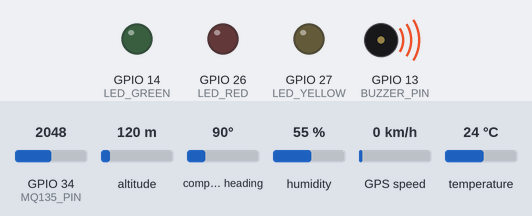
Simulated run of this sketch. Board: ESP32. On the bench: output pins drawn as LEDs (lit = HIGH), buzzer (waves = sounding, pin HIGH). Inputs (shaded band) come from the test bench; at power-on: GPIO 34 (MQ135_PIN) = 2048, altitude 120 m, compass heading 90°, humidity 55 %, GPS speed 0 km/h, temperature 24 °C. WiFi joins after 1.5 s; servers stay silent unless stated; uploads are accepted with an empty reply; the GPS gets a fix after 3 s at 37.7749, -122.4194 with 8 satellites; what the sketch prints to the serial monitor is not drawn.

Above: at 0.1 s.
At 2.6 s:
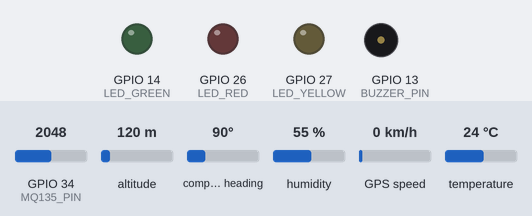
At 42.1 s:
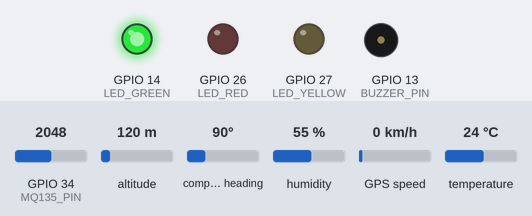
Timing chart, 0 to 42.4 s (numbered marks = the images above):
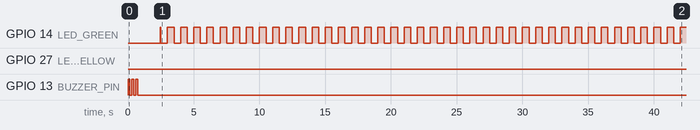

Measured:
- by itself, GPIO 14 (LED_GREEN): repeats every 1.0 s: LOW 0.50 s, HIGH 0.50 s

The sketch:

SAMVED_ESP32.ino
```cpp
#include <DHT.h>
#include <WiFi.h>
#include <HTTPClient.h>
#include <TinyGPS++.h>

// ============================================================
//    FIREBASE CONFIG
// ============================================================
const char* WIFI_SSID     = "Airtel_Rutu..";
const char* WIFI_PASSWORD = "Shilpa#2011";

// ✅ FIX: Write to activeSession node (single overwrite, not push)
//    Old: .../sensorData.json          + POST → new key every 2s (thousands of nodes!)
//    New: .../sensorData/activeSession.json + PUT → always overwrites same node
const char* FIREBASE_URL  =
  "https://samved-63bda-default-rtdb.asia-southeast1.firebasedatabase.app"
  "/sensorData/activeSession.json";

// ============================================================
//  PIN CONFIG
// ============================================================
#define DHTPIN          4
#define DHTTYPE         DHT11
#define MQ135_PIN       34
#define BUZZER_PIN      13
#define LED_RED         26
#define LED_YELLOW      27
#define LED_GREEN       14

// GPS PINS (ESP32 Hardware Serial 2)
#define GPS_RX_PIN      16
#define GPS_TX_PIN      17
#define GPS_BAUD        9600

// ============================================================
//  TIMING
// ============================================================
#define WARMUP_MS             60000UL
#define CALIBRATION_SAMPLES   60
#define CALIBRATION_INTERVAL  500UL
#define SENSOR_INTERVAL       2000UL
#define ALERT_COOLDOWN        5000UL
#define RECALIBRATE_EVERY     300000UL

// ============================================================
//  DYNAMIC THRESHOLDS
// ============================================================
#define WARNING_OFFSET    40
#define DANGER_OFFSET     110
#define TEMP_DANGER       40.0f

// ============================================================
//  BUZZER PATTERNS
// ============================================================
#define PASSIVE_BUZZER    false
#define BUZZER_FREQ       2000
#define DANGER_BEEP_ON    100UL
#define DANGER_BEEP_OFF   100UL
#define WARNING_BEEP_ON   300UL
#define WARNING_BEEP_OFF  700UL

// ============================================================
//  STATE MACHINE
// ============================================================
enum SystemState { STATE_WARMUP, STATE_CALIBRATING, STATE_MONITORING, STATE_RECALIBRATING };
enum SafetyState { SAFE, WARNING, DANGER };

SystemState systemState = STATE_WARMUP;
SafetyState safetyState = SAFE;

// ============================================================
//  GLOBALS
// ============================================================
DHT dht(DHTPIN, DHTTYPE);

TinyGPSPlus  gps;
HardwareSerial gpsSerial(2);

double  gpsLat      = 0.0;
double  gpsLng      = 0.0;
double  gpsSpeedKph = 0.0;
int     gpsSats     = 0;
bool    gpsFixed    = false;

int   dynamicBaseline   = 0;
int   GAS_WARNING_LEVEL = 800;
int   GAS_DANGER_LEVEL  = 870;
long  calibSum          = 0;
int   calibCount        = 0;
unsigned long lastCalibSample  = 0;
unsigned long lastRecalibTime  = 0;
unsigned long startupTime      = 0;
unsigned long lastSensorRead   = 0;
unsigned long lastAlertPrint   = 0;
unsigned long buzzerToggleTime = 0;

bool buzzerOn = false;

#define ROLLING_SIZE 5
int rollingBuf[ROLLING_SIZE] = {0};
int rollingIdx   = 0;
bool rollingFull = false;

// ============================================================
//  READ GPS (non-blocking, called every loop tick)
// ============================================================
void readGPS() {
  while (gpsSerial.available() > 0) {
    gps.encode(gpsSerial.read());
  }
  if (gps.location.isValid() && gps.location.age() < 2000) {
    gpsLat      = gps.location.lat();
    gpsLng      = gps.location.lng();
    gpsSpeedKph = gps.speed.kmph();
    gpsSats     = gps.satellites.value();
    gpsFixed    = true;
  } else {
    gpsFixed = false;
  }
}

// ============================================================
//  SEND DATA TO FIREBASE
//  ✅ KEY CHANGES vs old code:
//    1. Uses http.PUT() instead of http.POST()
//       → PUT overwrites sensorData/activeSession every 2s
//       → POST was creating a new auto-key node every 2s (the bug)
//    2. Adds "gasDiff" field (was computed locally but never sent)
//    3. Adds "timestamp" (millis-based, helps dashboard know data freshness)
// ============================================================
void sendToFirebase(float temp, float hum, int gas, int rawGas, int diff, String status) {
  if (WiFi.status() != WL_CONNECTED) {
    Serial.println("⚠️  WiFi not connected — skipping Firebase upload");
    return;
  }

  HTTPClient http;
  http.begin(FIREBASE_URL);
  http.addHeader("Content-Type", "application/json");

  // Build JSON payload
  // Field names must match WorkerDashboard.jsx exactly
  String payload = "{";
  payload += "\"temperature\":"  + String(temp, 2)          + ",";
  payload += "\"humidity\":"     + String(hum,  2)          + ",";
  payload += "\"gasLevel\":"     + String(gas)              + ",";  // rolling avg
  payload += "\"gasRaw\":"       + String(rawGas)           + ",";  // instantaneous
  payload += "\"gasDiff\":"      + String(diff)             + ",";  // ✅ NEW: gas - baseline
  payload += "\"baseline\":"     + String(dynamicBaseline)  + ",";
  payload += "\"status\":\""     + status                   + "\",";

  // GPS fields
  if (gpsFixed) {
    payload += "\"latitude\":"   + String(gpsLat,      6)  + ",";
    payload += "\"longitude\":"  + String(gpsLng,      6)  + ",";
    payload += "\"speedKph\":"   + String(gpsSpeedKph, 1)  + ",";
    payload += "\"satellites\":" + String(gpsSats)         + ",";
    payload += "\"gpsFixed\":true,";
  } else {
    payload += "\"gpsFixed\":false,";
  }

  payload += "\"uptime\":"       + String(millis() / 1000);
  payload += "}";

  // ✅ PUT replaces the node completely — no duplicate keys, no history buildup
  int responseCode = http.PUT(payload);

  if (responseCode == 200) {
    Serial.println("☁️  Firebase: activeSession updated ✅");
  } else {
    Serial.print("☁️  Firebase Error: ");
    Serial.println(responseCode);
  }

  http.end();
}

// ============================================================
//  BUZZER
// ============================================================
void buzzOn() {
#if PASSIVE_BUZZER
  tone(BUZZER_PIN, BUZZER_FREQ);
#else
  digitalWrite(BUZZER_PIN, HIGH);
#endif
  buzzerOn = true;
}

void buzzOff() {
#if PASSIVE_BUZZER
  noTone(BUZZER_PIN);
#else
  digitalWrite(BUZZER_PIN, LOW);
#endif
  buzzerOn = false;
}

void silenceBuzzer() { buzzOff(); buzzerToggleTime = millis(); }

void handleBuzzer(unsigned long onMs, unsigned long offMs) {
  unsigned long now = millis();
  if (buzzerOn  && now - buzzerToggleTime >= onMs)  { buzzOff(); buzzerToggleTime = now; }
  if (!buzzerOn && now - buzzerToggleTime >= offMs)  { buzzOn();  buzzerToggleTime = now; }
}

// ============================================================
//  LEDs
// ============================================================
void setLEDs(bool red, bool yellow, bool green) {
  digitalWrite(LED_RED,    red    ? HIGH : LOW);
  digitalWrite(LED_YELLOW, yellow ? HIGH : LOW);
  digitalWrite(LED_GREEN,  green  ? HIGH : LOW);
}

// ============================================================
//  ROLLING AVERAGE
// ============================================================
int rollingAverage(int newVal) {
  rollingBuf[rollingIdx] = newVal;
  rollingIdx = (rollingIdx + 1) % ROLLING_SIZE;
  if (rollingIdx == 0) rollingFull = true;
  int count = rollingFull ? ROLLING_SIZE : rollingIdx;
  long sum = 0;
  for (int i = 0; i < count; i++) sum += rollingBuf[i];
  return (int)(sum / count);
}

// ============================================================
//  CALIBRATION
// ============================================================
void applyThresholds(int baseline) {
  dynamicBaseline   = baseline;
  GAS_WARNING_LEVEL = baseline + WARNING_OFFSET;
  GAS_DANGER_LEVEL  = baseline + DANGER_OFFSET;

  Serial.println("\n╔══════════════════════════════════╗");
  Serial.println("║      📐 CALIBRATION RESULT       ║");
  Serial.println("╠══════════════════════════════════╣");
  Serial.print  ("║  Baseline  : "); Serial.println(baseline);
  Serial.print  ("║  WARNING > : "); Serial.println(GAS_WARNING_LEVEL);
  Serial.print  ("║  DANGER  > : "); Serial.println(GAS_DANGER_LEVEL);
  Serial.println("╚══════════════════════════════════╝\n");
}

// ============================================================
//  SETUP
// ============================================================
void setup() {
  Serial.begin(115200);
  dht.begin();

  gpsSerial.begin(GPS_BAUD, SERIAL_8N1, GPS_RX_PIN, GPS_TX_PIN);
  Serial.println("📡 GPS Serial started on UART2 (RX=16, TX=17)");

  pinMode(BUZZER_PIN, OUTPUT);
  pinMode(LED_RED,    OUTPUT);
  pinMode(LED_YELLOW, OUTPUT);
  pinMode(LED_GREEN,  OUTPUT);
  digitalWrite(BUZZER_PIN, LOW);
  setLEDs(false, false, false);

  Serial.println("🔔 Buzzer self-test...");
  for (int i = 0; i < 3; i++) { buzzOn(); delay(150); buzzOff(); delay(150); }
  Serial.println("✅ Buzzer OK");

  Serial.print("📶 Connecting to WiFi: ");
  Serial.println(WIFI_SSID);
  WiFi.begin(WIFI_SSID, WIFI_PASSWORD);

  int attempts = 0;
  while (WiFi.status() != WL_CONNECTED && attempts < 20) {
    delay(500); Serial.print("."); attempts++;
  }

  if (WiFi.status() == WL_CONNECTED) {
    Serial.println("\n✅ WiFi Connected! IP: " + WiFi.localIP().toString());
  } else {
    Serial.println("\n⚠️  WiFi Failed — running offline mode");
  }

  startupTime = millis();

  Serial.println("\n╔══════════════════════════════════╗");
  Serial.println("║   🛡️  Smart Safety System v2.3   ║");
  Serial.println("║  activeSession Firebase mode     ║");
  Serial.println("║  + NEO-6M GPS Tracking           ║");
  Serial.println("╚══════════════════════════════════╝");
  Serial.println("⏳ Phase 1: MQ135 warm-up (60s)...\n");
}

// ============================================================
//  LOOP
// ============================================================
void loop() {
  unsigned long now = millis();

  // Always read GPS in background (non-blocking)
  readGPS();

  // ── PHASE 1 — WARM-UP ──────────────────────────────────
  if (systemState == STATE_WARMUP) {
    long remaining = (long)(WARMUP_MS - (now - startupTime));
    digitalWrite(LED_GREEN, (now / 500) % 2 == 0 ? HIGH : LOW);

    static unsigned long lastWarmupPrint = 0;
    if (now - lastWarmupPrint >= 10000UL) {
      lastWarmupPrint = now;
      Serial.print("⏳ Warm-up: ");
      Serial.print(max(remaining / 1000L, 0L));
      Serial.println("s remaining...");
    }

    if (remaining <= 0) {
      setLEDs(false, false, false);
      systemState    = STATE_CALIBRATING;
      calibSum       = 0;
      calibCount     = 0;
      lastCalibSample = now;
      Serial.println("\n🔬 Phase 2: Calibrating baseline (30s)...");
    }
    return;
  }

  // ── PHASE 2 — CALIBRATION ──────────────────────────────
  if (systemState == STATE_CALIBRATING) {
    digitalWrite(LED_YELLOW, (now / 250) % 2 == 0 ? HIGH : LOW);

    if (now - lastCalibSample >= CALIBRATION_INTERVAL) {
      lastCalibSample = now;
      calibSum += analogRead(MQ135_PIN);
      calibCount++;
      if (calibCount % 10 == 0) {
        Serial.print("   📊 Progress: ");
        Serial.print((calibCount * 100) / CALIBRATION_SAMPLES);
        Serial.println("%");
      }
      if (calibCount >= CALIBRATION_SAMPLES) {
        applyThresholds((int)(calibSum / calibCount));
        lastRecalibTime = now;
        rollingIdx = 0; rollingFull = false;
        for (int i = 0; i < ROLLING_SIZE; i++) rollingBuf[i] = 0;
        setLEDs(false, false, true);
        systemState = STATE_MONITORING;
        Serial.println("✅ Phase 3: Monitoring started!\n");
      }
    }
    return;
  }

  // ── AUTO-RECALIBRATION TRIGGER ──────────────────────────
  if (systemState == STATE_MONITORING && safetyState == SAFE &&
      now - lastRecalibTime >= RECALIBRATE_EVERY) {
    systemState = STATE_RECALIBRATING;
    calibSum = 0; calibCount = 0; lastCalibSample = now;
    Serial.println("\n🔄 Auto-recalibrating in background (30s)...\n");
  }

  // ── RECALIBRATION SAMPLES ───────────────────────────────
  if (systemState == STATE_RECALIBRATING) {
    if (now - lastCalibSample >= CALIBRATION_INTERVAL) {
      lastCalibSample = now;
      calibSum += analogRead(MQ135_PIN);
      calibCount++;
      if (calibCount >= CALIBRATION_SAMPLES) {
        int   newBaseline = (int)(calibSum / calibCount);
        float drift       = abs(newBaseline - dynamicBaseline) / (float)dynamicBaseline;
        if (drift < 0.15f) { applyThresholds(newBaseline); Serial.println("✅ Auto-recalibration accepted.\n"); }
        else               { Serial.println("⚠️  Recalibration rejected — keeping old baseline.\n"); }
        lastRecalibTime = now;
        systemState     = STATE_MONITORING;
      }
    }
  }

  // ── PHASE 3 — READ & SEND SENSORS every 2s ─────────────
  if (now - lastSensorRead >= SENSOR_INTERVAL) {
    lastSensorRead = now;

    float temp   = dht.readTemperature();
    float hum    = dht.readHumidity();
    int   rawGas = analogRead(MQ135_PIN);

    if (isnan(temp) || isnan(hum)) {
      Serial.println("⚠️  DHT read failed — retrying...");
      return;
    }

    int gas  = rollingAverage(rawGas);
    int diff = gas - dynamicBaseline;   // ✅ now sent to Firebase as gasDiff

    SafetyState newSafety;
    if      (gas > GAS_DANGER_LEVEL || temp > TEMP_DANGER) newSafety = DANGER;
    else if (gas > GAS_WARNING_LEVEL)                       newSafety = WARNING;
    else                                                    newSafety = SAFE;

    bool stateChanged = (newSafety != safetyState);
    bool cooldownDone = (now - lastAlertPrint >= ALERT_COOLDOWN);

    if (stateChanged || cooldownDone) {
      safetyState    = newSafety;
      lastAlertPrint = now;

      String statusStr;
      switch (safetyState) {
        case DANGER:  statusStr = "DANGER";  break;
        case WARNING: statusStr = "WARNING"; break;
        default:      statusStr = "SAFE";    break;
      }

      Serial.println("─────────────────────────────────────");
      Serial.print("⏱  Uptime    : "); Serial.print(now / 1000); Serial.println("s");
      Serial.print("🌡  Temp      : "); Serial.print(temp, 1);    Serial.println(" °C");
      Serial.print("💧 Humid     : "); Serial.print(hum,  1);    Serial.println(" %");
      Serial.print("🧪 Gas Raw   : "); Serial.println(rawGas);
      Serial.print("📈 Gas Avg   : "); Serial.println(gas);
      Serial.print("📊 Gas Diff  : "); Serial.println(diff);
      Serial.print("📐 Baseline  : "); Serial.println(dynamicBaseline);

      if (gpsFixed) {
        Serial.print("📍 GPS       : ");
        Serial.print(gpsLat, 6); Serial.print(", "); Serial.println(gpsLng, 6);
        Serial.print("🚗 Speed     : "); Serial.print(gpsSpeedKph, 1); Serial.println(" km/h");
        Serial.print("🛰  Sats      : "); Serial.println(gpsSats);
      } else {
        Serial.println("📍 GPS       : Waiting for fix...");
        Serial.print  ("🛰  Chars rcvd: "); Serial.println(gps.charsProcessed());
      }

      switch (safetyState) {
        case DANGER:
          Serial.println("🚨 STATUS    : !! DANGER !!");
          setLEDs(true, false, false);
          buzzOn(); buzzerToggleTime = now;
          break;
        case WARNING:
          Serial.println("⚠️  STATUS    : WARNING");
          setLEDs(false, true, false);
          buzzOn(); buzzerToggleTime = now;
          break;
        case SAFE:
          Serial.println("✅ STATUS    : SAFE");
          setLEDs(false, false, true);
          silenceBuzzer();
          break;
      }

      // ✅ Send to Firebase — PUT to activeSession, includes gasDiff
      sendToFirebase(temp, hum, gas, rawGas, diff, statusStr);
    }
  }

  // ── BUZZER PATTERN ──────────────────────────────────────
  if      (safetyState == DANGER)  handleBuzzer(DANGER_BEEP_ON,  DANGER_BEEP_OFF);
  else if (safetyState == WARNING) handleBuzzer(WARNING_BEEP_ON, WARNING_BEEP_OFF);
}
```
